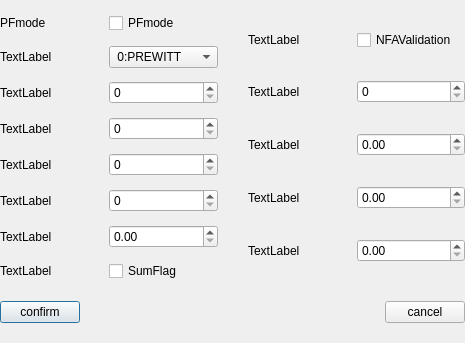
<?xml version="1.0" encoding="UTF-8"?>
<ui version="4.0">
 <class>EDParamDialog</class>
 <widget class="QDialog" name="EDParamDialog">
  <property name="geometry">
   <rect>
    <x>0</x>
    <y>0</y>
    <width>465</width>
    <height>343</height>
   </rect>
  </property>
  <property name="windowTitle">
   <string>Dialog</string>
  </property>
  <layout class="QGridLayout" name="gridLayout">
   <property name="leftMargin">
    <number>0</number>
   </property>
   <property name="topMargin">
    <number>0</number>
   </property>
   <property name="rightMargin">
    <number>0</number>
   </property>
   <property name="bottomMargin">
    <number>20</number>
   </property>
   <property name="horizontalSpacing">
    <number>30</number>
   </property>
   <property name="verticalSpacing">
    <number>5</number>
   </property>
   <item row="1" column="0" colspan="2">
    <widget class="QWidget" name="Button" native="true">
     <property name="sizePolicy">
      <sizepolicy hsizetype="Preferred" vsizetype="Fixed">
       <horstretch>0</horstretch>
       <verstretch>0</verstretch>
      </sizepolicy>
     </property>
     <layout class="QHBoxLayout" name="horizontalLayout">
      <property name="spacing">
       <number>0</number>
      </property>
      <property name="leftMargin">
       <number>0</number>
      </property>
      <property name="topMargin">
       <number>0</number>
      </property>
      <property name="rightMargin">
       <number>0</number>
      </property>
      <property name="bottomMargin">
       <number>0</number>
      </property>
      <item>
       <widget class="QPushButton" name="confirmButton">
        <property name="text">
         <string>confirm</string>
        </property>
       </widget>
      </item>
      <item>
       <spacer name="horizontalSpacer">
        <property name="orientation">
         <enum>Qt::Orientation::Horizontal</enum>
        </property>
        <property name="sizeHint" stdset="0">
         <size>
          <width>40</width>
          <height>20</height>
         </size>
        </property>
       </spacer>
      </item>
      <item>
       <widget class="QPushButton" name="cancelButton">
        <property name="text">
         <string>cancel</string>
        </property>
       </widget>
      </item>
     </layout>
    </widget>
   </item>
   <item row="0" column="1">
    <widget class="QWidget" name="Uncommon" native="true">
     <property name="sizePolicy">
      <sizepolicy hsizetype="Preferred" vsizetype="Preferred">
       <horstretch>0</horstretch>
       <verstretch>0</verstretch>
      </sizepolicy>
     </property>
     <layout class="QGridLayout" name="gridLayout_2">
      <property name="leftMargin">
       <number>0</number>
      </property>
      <property name="topMargin">
       <number>0</number>
      </property>
      <property name="rightMargin">
       <number>0</number>
      </property>
      <property name="bottomMargin">
       <number>0</number>
      </property>
      <property name="spacing">
       <number>0</number>
      </property>
      <item row="2" column="0">
       <widget class="QLabel" name="label_2">
        <property name="text">
         <string>TextLabel</string>
        </property>
       </widget>
      </item>
      <item row="2" column="1">
       <widget class="QSpinBox" name="MinLineLength"/>
      </item>
      <item row="3" column="1">
       <widget class="QDoubleSpinBox" name="MaxErrorThreshold"/>
      </item>
      <item row="4" column="0">
       <widget class="QLabel" name="label_4">
        <property name="text">
         <string>TextLabel</string>
        </property>
       </widget>
      </item>
      <item row="4" column="1">
       <widget class="QDoubleSpinBox" name="LineFitErrorThreshold"/>
      </item>
      <item row="3" column="0">
       <widget class="QLabel" name="label_3">
        <property name="text">
         <string>TextLabel</string>
        </property>
       </widget>
      </item>
      <item row="1" column="1">
       <widget class="QCheckBox" name="NFAValidation">
        <property name="text">
         <string>NFAValidation</string>
        </property>
       </widget>
      </item>
      <item row="1" column="0">
       <widget class="QLabel" name="label">
        <property name="text">
         <string>TextLabel</string>
        </property>
       </widget>
      </item>
      <item row="5" column="0">
       <widget class="QLabel" name="label_5">
        <property name="text">
         <string>TextLabel</string>
        </property>
       </widget>
      </item>
      <item row="5" column="1">
       <widget class="QDoubleSpinBox" name="MaxDistanceBetweenTwoLines"/>
      </item>
     </layout>
    </widget>
   </item>
   <item row="0" column="0">
    <widget class="QWidget" name="Common" native="true">
     <layout class="QGridLayout" name="gridLayout_3">
      <property name="leftMargin">
       <number>0</number>
      </property>
      <property name="topMargin">
       <number>0</number>
      </property>
      <property name="rightMargin">
       <number>0</number>
      </property>
      <property name="bottomMargin">
       <number>0</number>
      </property>
      <property name="spacing">
       <number>0</number>
      </property>
      <item row="2" column="1">
       <widget class="QSpinBox" name="GradientThresholdValue"/>
      </item>
      <item row="0" column="1">
       <widget class="QCheckBox" name="PFmode">
        <property name="text">
         <string>PFmode</string>
        </property>
       </widget>
      </item>
      <item row="3" column="1">
       <widget class="QSpinBox" name="AnchorThresholdValue"/>
      </item>
      <item row="4" column="1">
       <widget class="QSpinBox" name="ScanInterval"/>
      </item>
      <item row="6" column="1">
       <widget class="QDoubleSpinBox" name="Sigma"/>
      </item>
      <item row="5" column="1">
       <widget class="QSpinBox" name="MinPathLength"/>
      </item>
      <item row="1" column="1">
       <widget class="QComboBox" name="EdgeDetectionOperator">
        <item>
         <property name="text">
          <string> 0:PREWITT</string>
         </property>
        </item>
        <item>
         <property name="text">
          <string>1:SOBEL</string>
         </property>
        </item>
        <item>
         <property name="text">
          <string>2:SCHARR</string>
         </property>
        </item>
        <item>
         <property name="text">
          <string>3:LSD</string>
         </property>
        </item>
       </widget>
      </item>
      <item row="7" column="1">
       <widget class="QCheckBox" name="SumFlag">
        <property name="text">
         <string>SumFlag</string>
        </property>
       </widget>
      </item>
      <item row="0" column="0">
       <widget class="QLabel" name="label_PFmode">
        <property name="text">
         <string>PFmode</string>
        </property>
       </widget>
      </item>
      <item row="1" column="0">
       <widget class="QLabel" name="label_7">
        <property name="text">
         <string>TextLabel</string>
        </property>
       </widget>
      </item>
      <item row="2" column="0">
       <widget class="QLabel" name="label_8">
        <property name="text">
         <string>TextLabel</string>
        </property>
       </widget>
      </item>
      <item row="3" column="0">
       <widget class="QLabel" name="label_9">
        <property name="text">
         <string>TextLabel</string>
        </property>
       </widget>
      </item>
      <item row="4" column="0">
       <widget class="QLabel" name="label_10">
        <property name="text">
         <string>TextLabel</string>
        </property>
       </widget>
      </item>
      <item row="5" column="0">
       <widget class="QLabel" name="label_11">
        <property name="text">
         <string>TextLabel</string>
        </property>
       </widget>
      </item>
      <item row="6" column="0">
       <widget class="QLabel" name="label_12">
        <property name="text">
         <string>TextLabel</string>
        </property>
       </widget>
      </item>
      <item row="7" column="0">
       <widget class="QLabel" name="label_13">
        <property name="text">
         <string>TextLabel</string>
        </property>
       </widget>
      </item>
     </layout>
    </widget>
   </item>
  </layout>
 </widget>
 <resources/>
 <connections/>
</ui>
